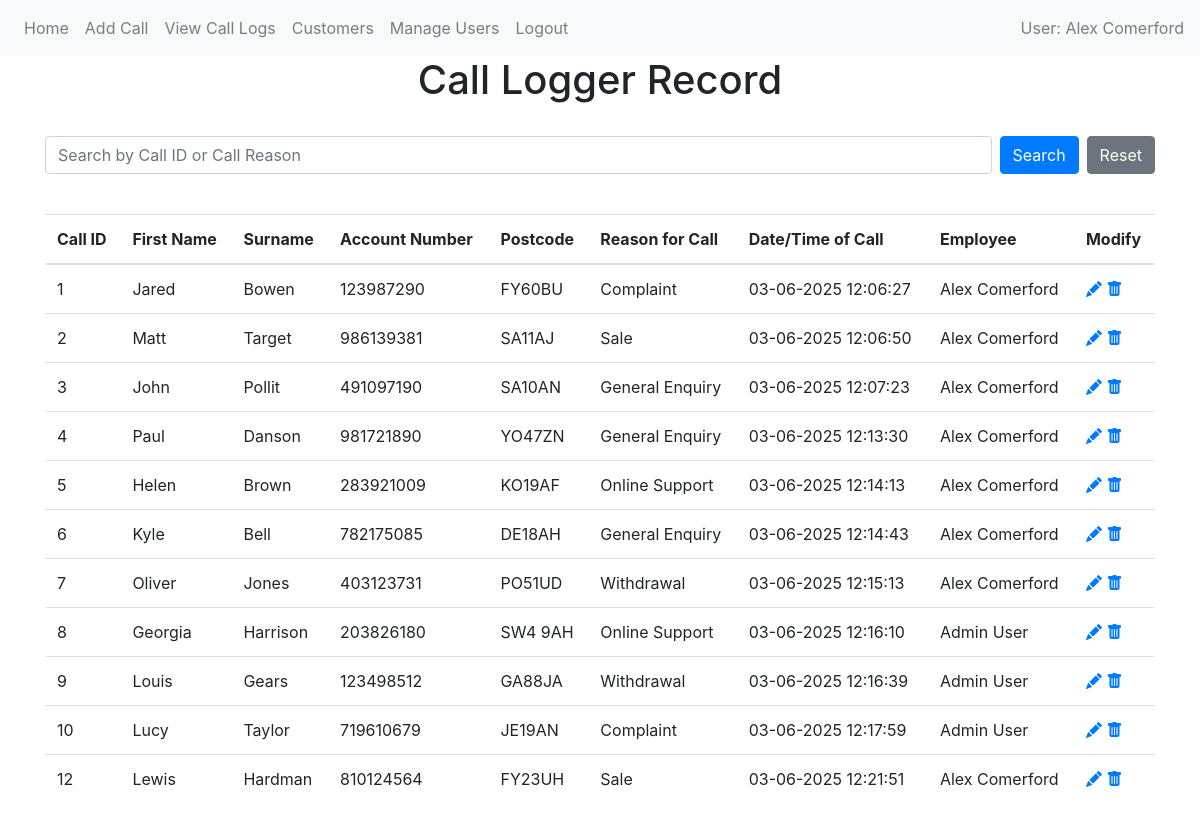
Page /calls (signed in) on the committed database.
### website/models/user.py (models this page shows)
class User(db.Model, UserMixin):
    id = db.Column(db.Integer, primary_key=True)
    email = db.Column(db.String(150), unique=True)
    password = db.Column(db.String(20))
    first_name = db.Column(db.String(50))
    last_name = db.Column(db.String(50), nullable=False)
    is_admin = db.Column(db.Boolean, default=False)
    calls_handled = db.relationship('Call', back_populates='user')

### website/models/call.py (models this page shows)
class Call(db.Model):
    id = db.Column(db.Integer, primary_key=True)
    reason_called = db.Column(db.String(150))
    date = db.Column(db.DateTime(timezone=True), default=func.now())
    user_id = db.Column(db.Integer, db.ForeignKey('user.id', name="fk_call_user_id"))
    customer_id = db.Column(db.Integer, db.ForeignKey('customer.id', name="fk_call_customer_id"))
    user = relationship('User', back_populates='calls_handled')
    customer = relationship('Customer', back_populates='calls')

### website/models/customer.py (models this page shows)
class Customer(db.Model):
    id = db.Column(db.Integer, primary_key=True)
    first_name = db.Column(db.String(100))
    last_name = db.Column(db.String(50))
    account_number = db.Column(db.Integer, unique=True)
    postcode = db.Column(db.String(8))
    calls = relationship('Call', back_populates='customer')

### website/views/calls/view.py (the view)
@views.route('/calls', methods=['GET'])
@login_required
def view_calls():
     search = request.args.get('call_search')
     if search:
        calls = Call.query.filter(
            (Call.id.ilike(f'%{search}%')) |
            (Call.reason_called.ilike(f'%{search}%'))).all()
     else:
        calls = Call.query.all()
     return render_template('calls/view.html', calls=calls, user=current_user)

### website/__init__.py (called while the page is built)
def create_app():
    app = Flask(__name__)
    app.config['SECRET_KEY'] = 'hjshjhdjah kjshkjdhjs'
    app.config['SQLALCHEMY_DATABASE_URI'] = f'sqlite:///{DB_NAME}'
    db.init_app(app)
    migrate.init_app(app, db)
    from website.models import User, Call, Customer  #Importing all models
    login_manager = LoginManager()
    login_manager.login_view = 'auth.login'
    login_manager.init_app(app)
    from .views import views
    from .views.auth import auth
    from .views.admin.manage_users import admin
    app.register_blueprint(views, url_prefix='/')
    app.register_blueprint(auth, url_prefix='/')
    app.register_blueprint(admin, url_prefix='/')
    from flask_login import current_user
    @app.context_processor
    def inject_user():
        return dict(user=current_user)
    @login_manager.user_loader
    def load_user(id):
        return User.query.get(int(id))
    return app

### website/templates/calls/view.html (shortened to what this page needs)
{% extends "shared/base.html" %}  {% block content %}
<h1 align="center">Call Logger Record</h1>
<form method="GET" action="{{ url_for('views.view_calls') }}" class="mb-3">
  <div class="d-flex">
  <input type="text" name="call_search" class="form-control" placeholder="Search by Call ID or Call Reason" value="{{ request.args.get('call_search', '') }}">
  <button type="submit" class="btn btn-primary ml-2">Search</button>
    <a href="{{ url_for('views.view_calls') }}" class="btn btn-secondary ml-2">Reset</a>
  </div>
</form>
<table class="table table-hover">
  <thead>
    <tr>
      <th>Call ID</th>
      <th>First Name</th>
      <th>Surname</th>
      <th>Account Number</th>
      <th>Postcode</th>
      <th>Reason for Call</th>
      <th>Date/Time of Call</th>
      <th>Employee</th>
      <th>Modify</th>
    </tr>
  </thead>
  <tbody>
    {% for call in calls %}
    <tr>
      <td>{{ call.id }}</td>
      <td>{{ call.customer.first_name | title }}</td>
      <td>{{ call.customer.last_name | title }}</td>
      <td>{{ call.customer.account_number }}</td>
      <td>{{ call.customer.postcode | upper }}</td>
      <td>{{ call.reason_called }}</td>
      <td>{{ call.date.strftime('%d-%m-%Y %H:%M:%S') }}</td>
      <td>
        {{ call.user.first_name | title }} {{ call.user.last_name | title }}
      </td>
      <td>
        <a href="{{ url_for('views.edit_call', id=call.id) }}">
          <i class="bi bi-pencil-fill"></i>
        </a>
        {% if current_user.is_admin %}
        <a
          href="{{ url_for('views.delete', id=call.id) }}"
          onclick="return confirm('Are you sure you want to delete this call?');"
        >
          <i class="bi bi-trash-fill"></i>
        </a>
        {% endif %}
      </td>
    </tr>
    {% endfor %}
  </tbody>
</table>
{% endblock %}

### website/templates/shared/base.html (shortened to what this page needs)
<!DOCTYPE html>
<html>
  <head>
    <link
      rel="stylesheet"
      href="https://stackpath.bootstrapcdn.com/bootstrap/4.4.1/css/bootstrap.min.css"
    />
    <link
      rel="stylesheet"
      href="https://cdn.jsdelivr.net/npm/bootstrap-icons@1.3.0/font/bootstrap-icons.css"
    />
  </head>
  <body>
    <nav class="navbar navbar-expand-lg navbar-light bg-light">
      <div class="collapse navbar-collapse" id="navbar">
        <div class="navbar-nav">
          {% if user.is_authenticated %}
          <a class="nav-item nav-link" id="home" href="/">Home</a>
          <a class="nav-item nav-link" id="Call" href="/add-call">Add Call</a>
          <a class="nav-item nav-link" id="view_call_log" href="/calls"
            >View Call Logs</a
          >
          <a class="nav-item nav-link" id="customers" href="/customers"
            >Customers</a
          >
          {% if user.is_admin %}
          <a class="nav-item nav-link" id="admin" href="/users">Manage Users</a>
          {% endif %}
          <a class="nav-item nav-link" id="logout" href="/logout">Logout</a>
          {% else %}
          <a class="nav-item nav-link" id="login" href="/login">Login</a>
          <a class="nav-item nav-link" id="register" href="/register"
            >Register</a
          >
          {% endif %}
        </div>
        {% if user.is_authenticated %}
        <span class="navbar-text ml-auto"
          >User: {{ user.first_name | title }} {{ user.last_name | title}}</span
        >
        {% endif %}
      </div>
    </nav>
    <div class="container">{% block content %} {% endblock %}</div>
  </body>
</html>

### rows in the picture
User: first_name "Alex", last_name "Comerford"
Call: id "1", customer.first_name "Jared", customer.last_name "Bowen", customer.account_number "123987290", customer.postcode "FY60BU", reason_called "Complaint", date "03-06-2025 12:06:27", user.first_name "Alex", user.last_name "Comerford"
Call: id "2", customer.first_name "Matt", customer.last_name "Target", customer.account_number "986139381", customer.postcode "SA11AJ", reason_called "Sale", date "03-06-2025 12:06:50", user.first_name "Alex", user.last_name "Comerford"
Call: id "3", customer.first_name "John", customer.last_name "Pollit", customer.account_number "491097190", customer.postcode "SA10AN", reason_called "General Enquiry", date "03-06-2025 12:07:23", user.first_name "Alex", user.last_name "Comerford"
Call: id "4", customer.first_name "Paul", customer.last_name "Danson", customer.account_number "981721890", customer.postcode "YO47ZN", reason_called "General Enquiry", date "03-06-2025 12:13:30", user.first_name "Alex", user.last_name "Comerford"
Call: id "5", customer.first_name "Helen", customer.last_name "Brown", customer.account_number "283921009", customer.postcode "KO19AF", reason_called "Online Support", date "03-06-2025 12:14:13", user.first_name "Alex", user.last_name "Comerford"
Call: id "6", customer.first_name "Kyle", customer.last_name "Bell", customer.account_number "782175085", customer.postcode "DE18AH", reason_called "General Enquiry", date "03-06-2025 12:14:43", user.first_name "Alex", user.last_name "Comerford"
Call: id "7", customer.first_name "Oliver", customer.last_name "Jones", customer.account_number "403123731", customer.postcode "PO51UD", reason_called "Withdrawal", date "03-06-2025 12:15:13", user.first_name "Alex", user.last_name "Comerford"
Call: id "8", customer.first_name "Georgia", customer.last_name "Harrison", customer.account_number "203826180", customer.postcode "SW4 9AH", reason_called "Online Support", date "03-06-2025 12:16:10", user.first_name "Admin", user.last_name "User"
Call: id "9", customer.first_name "Louis", customer.last_name "Gears", customer.account_number "123498512", customer.postcode "GA88JA", reason_called "Withdrawal", date "03-06-2025 12:16:39", user.first_name "Admin", user.last_name "User"
Call: id "10", customer.first_name "Lucy", customer.last_name "Taylor", customer.account_number "719610679", customer.postcode "JE19AN", reason_called "Complaint", date "03-06-2025 12:17:59", user.first_name "Admin", user.last_name "User"
Call: id "12", customer.first_name "Lewis", customer.last_name "Hardman", customer.account_number "810124564", customer.postcode "FY23UH", reason_called "Sale", date "03-06-2025 12:21:51", user.first_name "Alex", user.last_name "Comerford"
